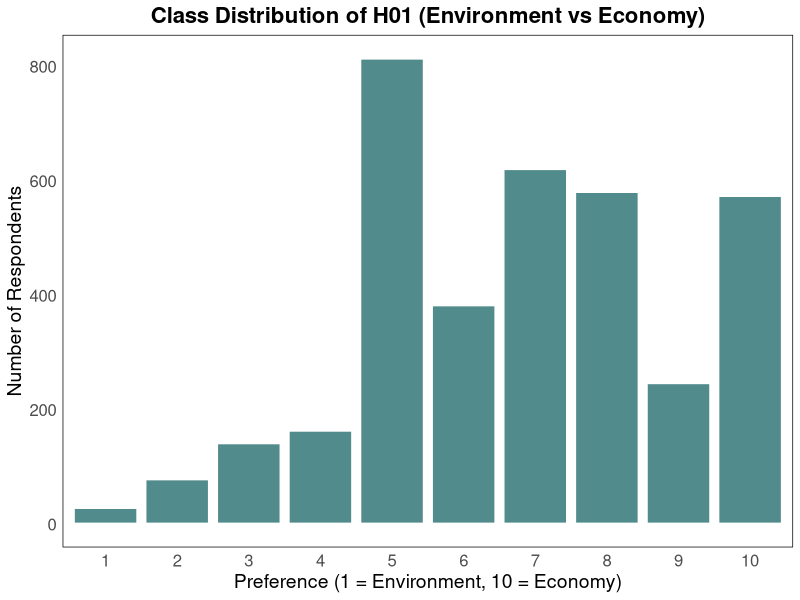

This chart was generated by the following R code:
## ---- chunk 1
knitr::opts_chunk$set(echo = FALSE)
## ---- chunk 2
# ====== Data Preprocessing ======
library(haven)
library(caret)
library(dplyr)

data <- read_dta("2019_data.dta")

# View data
summary(data) # or str(data)
sum(is.na(data))

# Percent missing per column
missing_percent <- colSums(is.na(data)) / nrow(data) * 100
sort(missing_percent, decreasing = TRUE)

# Remove columns with more than 80% missingness
threshold <- 0.60
data_cleaned <- data[, colMeans(is.na(data)) <= threshold]

# Calculate percent of missingness per row
row_missingness <- rowMeans(is.na(data_cleaned)) * 100
summary(row_missingness)

# Filter rows where missingness is 50% or less
data_cleaned <- data_cleaned[row_missingness <= 50, ]

#Convert coded unanswered i.e. -1 or -2 to NA
data_cleaned[data_cleaned < 0] <- NA

sum(is.na(data_cleaned))

#View column of interest
summary(data_cleaned$h01)
sum(is.na(data_cleaned$h01))

# Remove rows where h01 is missing
data_cleaned <- data_cleaned[!is.na(data_cleaned$h01), ]
# Convert factor levels to numeric (careful: as.numeric() on a factor gives level index, not the label!)
data_cleaned$h01 <- as.numeric(as.character(data_cleaned$h01))

str(data_cleaned$h01)
summary(data_cleaned$h01)

# Convert char columns to factors
# Convert character columns to factors
char_cols <- names(data_cleaned)[sapply(data_cleaned, is.character)]
data_cleaned[char_cols] <- lapply(data_cleaned[char_cols], as.factor)

# Remove predictors with zero variance
nzv <- nearZeroVar(data_cleaned, saveMetrics = TRUE)
data_cleaned <- data_cleaned[, !nzv$zeroVar]

# Tried to apply KNN but seems like cannot find enough neighbours 

# So use median for continuous and mode for categorical
# Function to calculate the mode (most frequent value) of a vector
get_mode <- function(v) {
  uniqv <- unique(v)
  uniqv[which.max(tabulate(match(v, uniqv)))]
}

# Separate columns by type
numeric_cols <- sapply(data_cleaned, is.numeric)
factor_cols <- sapply(data_cleaned, is.factor)

# For numeric columns, replace NAs with the median
data_cleaned[numeric_cols] <- lapply(data_cleaned[numeric_cols], function(x) {
  if (any(is.na(x))) {
    x[is.na(x)] <- median(x, na.rm = TRUE)
  }
  return(x)
})

# For factor columns, replace NAs with the mode
data_cleaned[factor_cols] <- lapply(data_cleaned[factor_cols], function(x) {
  if (any(is.na(x))) {
    mode_value <- get_mode(x[!is.na(x)])
    x[is.na(x)] <- mode_value
  }
  return(x)
})

# Check if there are any remaining missing values
sum(is.na(data_cleaned))

missing_cells <- is.na(data_cleaned)

# View the rows and columns where the missing values are
which(missing_cells, arr.ind = TRUE)

# Found that it's just interview date so removing that variable

cols_to_remove <- c("a01", "k04", "Constit_Code", "Constit_Name", 
                    "LA_UA_Code", "LA_UA_Name", "interviewer", "Interview_Date", "Stratumlabel", "Stratumlabel2")

data_cleaned <- data_cleaned %>%
  select(-all_of(cols_to_remove))


# Check if there are any remaining missing values
sum(is.na(data_cleaned))

# Check the distribution of the target variable (h01)
table(data_cleaned$h01)
# Convert target to factor
data_cleaned$h01 <- as.factor(data_cleaned$h01)
data_cleaned_filtered <- data_cleaned[data_cleaned$h01 != 0, ]


sum(sapply(data_cleaned, is.numeric))


## ---- chunk 3

## ---- chunk 4
library(ggplot2)

# Ensure h01 is a factor with ordered levels (optional but improves display)
data_cleaned$h01 <- factor(data_cleaned$h01, levels = sort(unique(data_cleaned$h01)))

# Create plot object
p <- ggplot(data_cleaned_filtered, aes(x = h01)) +
  geom_bar(fill = "darkslategray4", color = "white", linewidth = 1) +
  labs(
    title = "Class Distribution of H01 (Environment vs Economy)",
    x = "Preference (1 = Environment, 10 = Economy)",
    y = "Number of Respondents"
  ) +
  theme_minimal(base_size = 10) +
  theme(
    plot.title = element_text(hjust = 0.5, size = 16, face = "bold"),
    axis.text = element_text(size = 12),
    axis.title = element_text(size = 14),
    panel.grid.major = element_blank(),
    panel.grid.minor = element_blank(),
    panel.border = element_rect(color = "black", fill = NA, size = 0.5)
  )

# Print it explicitly
print(p)
## ---- chunk 5
library(DiagrammeR)

grViz("
digraph flowchart {
  graph [layout = dot, rankdir = TB, fontsize = 12]

  # Shared root node
  node [shape = box, style = filled, fontcolor = black, color = gray90]
  A [label = 'Prediction model']

  # Multi-class path
  node [shape = box, style = filled, fillcolor = lightblue, fontcolor = black]
  B1 [label = 'Multi-class classification (11 levels)']
  B2 [label = 'Lasso feature selection\n→ 105 features']
  B3 [label = 'Random Forest with class weights +\nhyperparameter tuning']
  B4 [label = 'Low accuracy (~30%)\nPoor prediction of minority preferences']

  # Binary path
  node [shape = box, style = filled, fillcolor = lightgreen, fontcolor = white]
  C1 [label = 'Binary classification\n(Env: 1–5 vs Econ: 6–10)']
  C2 [label = 'SMOTE to balance classes']
  C3 [label = 'Logistic regression model']
  C4 [label = 'Improved accuracy (~50%)\nStill moderate performance']

  # Edges
  A -> B1
  B1 -> B2
  B2 -> B3
  B3 -> B4

  A -> C1
  C1 -> C2
  C2 -> C3
  C3 -> C4
}
")
## ---- chunk 6
library(knitr)
library(kableExtra)

# Create a data frame of performance metrics
performance_table <- data.frame(
  Model = c("Multi-class (RF)", "Binary (Logistic Regression)"),
  Accuracy = c("~30%", "~50%"),
  Precision = c("Low (esp. for minority classes)", "Moderate"),
  F1_Score = c("~0.25", "~0.48"),
  AUC = c("Not applicable", "~0.72")
)

# Display as a nice HTML/ioslides table
kable(performance_table, format = "html", escape = FALSE) %>%
  kable_styling(bootstrap_options = c("striped", "hover", "condensed", "responsive"), 
                full_width = F, position = "center", font_size = 16)

print(performance_table)
